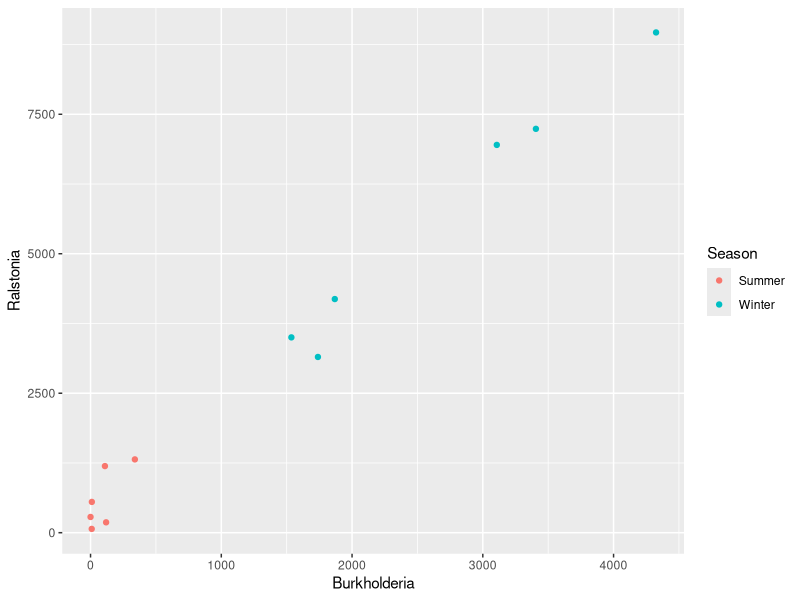

Recreate this plot in R.
##########################################
#
#  Introduction to R
#  Option C: For users with a lot of experience with R
#  A tutorial for STAMPS 2017
#
#########################################
#
#  This tutorial was written in July 2017
#  A collaborative effort by 
#  Kris Sankaran, Amy Willis, [please feel free to contribute!]
#
#########################################
#
# Disclaimer: TA support is primarily for Options A and B.
# Please make every effort to resolve any difficulties that you encounter
# on your own. That said, we hope that you learn something new from this
# tutorial!
#
#########################################
# Set your working directory and load data
setwd("~/Documents/MyProjectDirectory")
covariates <- read.table("FWS_covariates.txt", header=TRUE, sep="\t", as.is=TRUE)
abundances <- read.table("FWS_OTUs.txt", header=TRUE, row.names = 1, sep="\t", as.is=TRUE)

# take a moment to have a look at the data here

###############################################
#
# more ggplot, reshape, cast, melt
# By Kris Sankaran
#
###############################################
library(ggplot2)
library(reshape2) # melt and cast
library(dplyr) # filter, group_by, and mutate

# let's try to plot the abundance of the dominant 2
# taxa against each other, and colour the points
# based on Season

# We need to reshape the data so that what will go
# in the x and y for the scatterplot are their own
# columns. We need to *melt* the data. This takes it
# from "wide" (one sample per column) to tall
# (different samples stacked on top of one another).

# First let's retrieve the taxonomic information,
# using strsplit to split the rownames according to
# the ";" character
taxa <- strsplit(rownames(abundances), split = ";")
taxa <- do.call(rbind, taxa) # bind the list into a matrix
colnames(taxa) <- c("Kingdom", "Phylum", "Class", "Order", "Family", "Genus")

# We can use the %>% operation so that we don't need
# to keep track of temporary variables. Melt converts
# the data from wide to tall
melted_abundances <- data.frame(taxa, abundances) %>%
  melt(
    id.vars = colnames(taxa),
    variable.name = "SampleName",
    value.name = "abundance"
  )

# We can incorporate the season information using
# left_join, and get the taxa abundances using
# group_by_at and summarise
melted_abundances <- melted_abundances %>%
  group_by_at(colnames(taxa)) %>%
  mutate(total = sum(abundance)) %>%
  left_join(covariates) %>%
  ungroup()

# To get the most abundant taxa, we filter down
# to the top two totals. Then, we cast the data.frame
# so that there is one column for what will become
# each axis in the plot
top_abundances <- melted_abundances %>%
  filter(total >= sort(rowSums(abundances), decreasing = TRUE)[2]) %>%
  dcast(SampleName + Season ~ Genus, value.var = "abundance")

# Now we can make the plot! Notice that most of
# the work was in defining data with the appropriate
# input format
ggplot(top_abundances) +
  geom_point(aes(x = Burkholderia, y = Ralstonia, col = Season))

###############################################
#
# source and system
#
###############################################

# write a script to separate out the different taxonomy data in shell
# and run it through R

# TODO

###############################################
#
# parallelisation
#
###############################################

# TODO

###############################################
#
# Markdown
#
###############################################

# TODO
